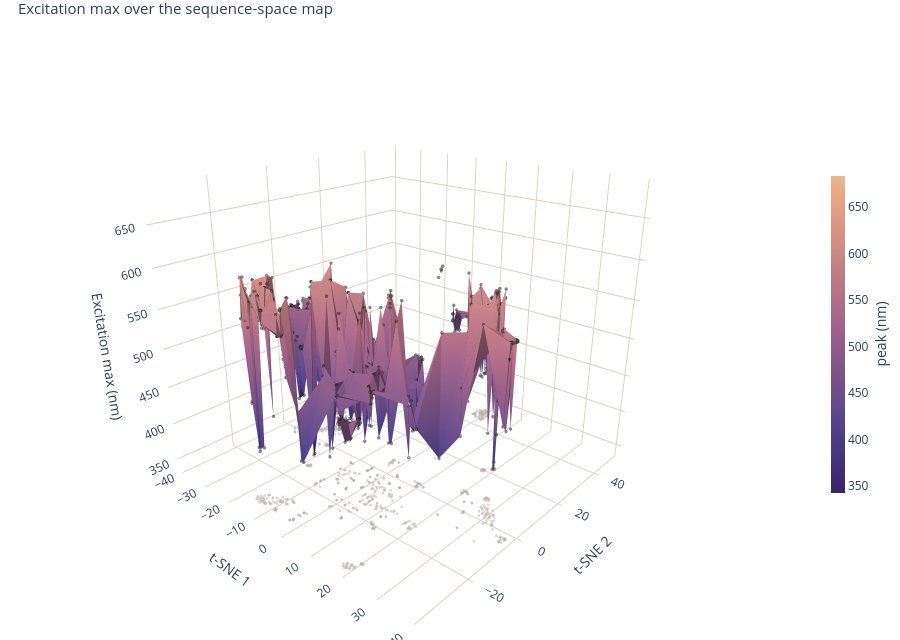

Notebook cell for this chart:
### Code cell
scenes["excitation"].show()

### Figure 1 — Plotly figure (JSON) as saved in the notebook; plotly's stock layout.template omitted (floating-point values rounded to 4 significant figures; data arrays with more than 128 entries replaced by an {"elided": "..."} marker saying what was removed)
{"data": [{"cmax": 684.0, "cmin": 343.0, "colorbar": {"len": 0.55, "thickness": 14, "title": {"side": "right", "text": "peak (nm)"}}, "colorscale": [[0.0, "rgb(57,36,103)"], [0.03226, "rgb(61,40,108)"], [0.06452, "rgb(65,45,114)"], [0.09677, "rgb(68,49,119)"], [0.129, "rgb(73,55,125)"], [0.1613, "rgb(76,59,130)"], [0.1935, "rgb(80,64,135)"], [0.2258, "rgb(85,68,139)"], [0.2581, "rgb(94,72,139)"], [0.2903, "rgb(102,75,139)"], [0.3226, "rgb(109,78,139)"], [0.3548, "rgb(118,82,138)"], [0.3871, "rgb(126,85,138)"], [0.4194, "rgb(134,88,138)"], [0.4516, "rgb(141,91,137)"], [0.4839, "rgb(150,95,137)"], [0.5161, "rgb(158,98,137)"], [0.5484, "rgb(166,102,137)"], [0.5806, "rgb(173,106,136)"], [0.6129, "rgb(178,111,135)"], [0.6452, "rgb(184,118,135)"], [0.6774, "rgb(189,122,134)"], [0.7097, "rgb(195,128,134)"], [0.7419, "rgb(200,133,133)"], [0.7742, "rgb(207,139,132)"], [0.8065, "rgb(212,144,132)"], [0.8387, "rgb(218,149,131)"], [0.871, "rgb(223,154,131)"], [0.9032, "rgb(229,161,130)"], [0.9355, "rgb(233,166,132)"], [0.9677, "rgb(235,174,138)"], [1.0, "rgb(236,182,145)"]], "flatshading": true, "hoverinfo": "skip", "i": {"elided": "1353 int values"}, "intensity": {"elided": "758 float values"}, "j": {"elided": "1353 int values"}, "k": {"elided": "1353 int values"}, "lighting": {"ambient": 0.62, "diffuse": 0.85, "roughness": 0.9, "specular": 0.12}, "lightposition": {"x": 100, "y": -200, "z": 400}, "showscale": true, "type": "mesh3d", "x": {"elided": "758 float values"}, "y": {"elided": "758 float values"}, "z": {"elided": "758 float values"}}, {"customdata": {"elided": "758x4 mixed values"}, "hovertemplate": "<b>%{customdata[0]}</b><br>%{customdata[1]}<br>ex %{customdata[2]:.0f} nm · em %{customdata[3]:.0f} nm<extra></extra>", "marker": {"color": "rgba(20,20,20,0.55)", "size": 2}, "mode": "markers", "showlegend": false, "type": "scatter3d", "x": {"elided": "758 float values"}, "y": {"elided": "758 float values"}, "z": {"elided": "758 float values"}}, {"hoverinfo": "skip", "marker": {"color": "#B9AFA7", "opacity": 0.5, "size": 1.6}, "mode": "markers", "showlegend": false, "type": "scatter3d", "x": {"elided": "758 float values"}, "y": {"elided": "758 float values"}, "z": {"elided": "758 float values"}}], "layout": {"height": 640, "margin": {"b": 0, "l": 0, "r": 0, "t": 28}, "scene": {"aspectratio": {"x": 1, "y": 1, "z": 0.9}, "camera": {"eye": {"x": 1.36, "y": -1.52, "z": 0.83}}, "xaxis": {"backgroundcolor": "white", "gridcolor": "#DBD1C3", "range": [-41.54, 41.26], "title": {"text": "t-SNE 1"}, "zeroline": false}, "yaxis": {"backgroundcolor": "white", "gridcolor": "#DBD1C3", "range": [-39.1, 52.82], "title": {"text": "t-SNE 2"}, "zeroline": false}, "zaxis": {"backgroundcolor": "white", "gridcolor": "#DBD1C3", "range": [333.0, 694.0], "title": {"text": "Excitation max (nm)"}, "zeroline": false}}, "title": {"font": {"size": 15}, "text": "Excitation max over the sequence-space map", "x": 0.02}, "width": 900}}
